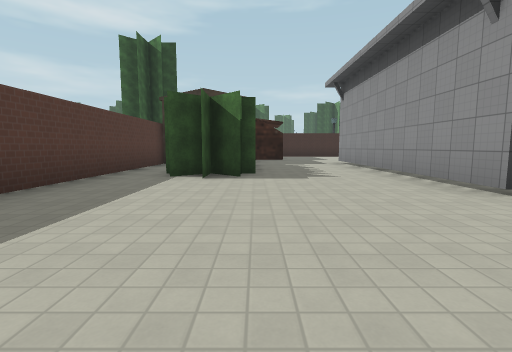
[1] (above)

14 first-person views from a walk through a 3-D level made in the Godot game engine. The camera is 1.3 m above the floor, tilts 6° down and sees 85° across. The floor is counted in squares, 2.59 m on a side. Each view is taken from the middle of a square. On the plan, view 1 faces up. The plan holds only what a view shows up to about 9 squares ahead; the rest is blank. The place goes on beyond the plan. Flat picture figures and markers are left out. Some surface patterns are stand-ins.

[2]
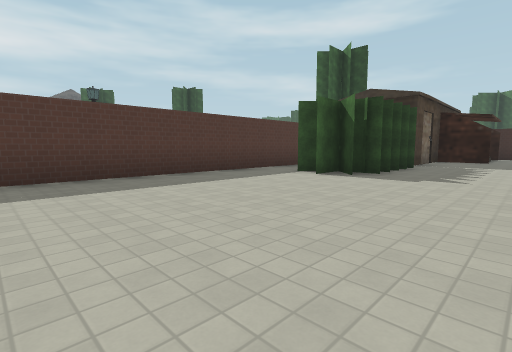

[3]
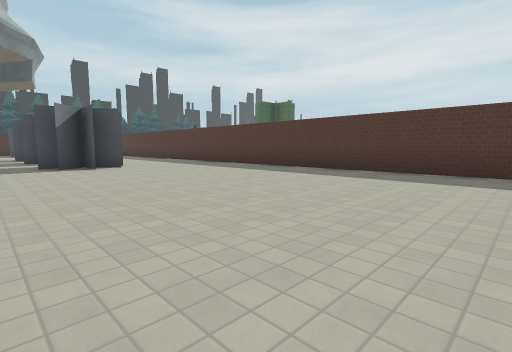

[4]
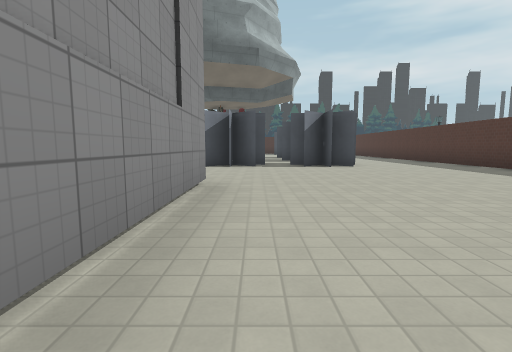

[5]
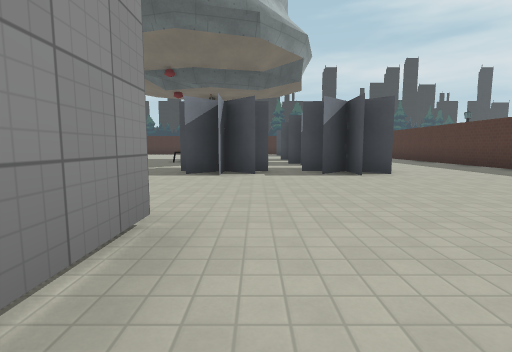

[6]
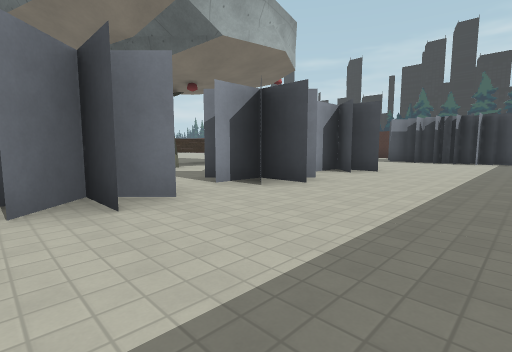

[7]
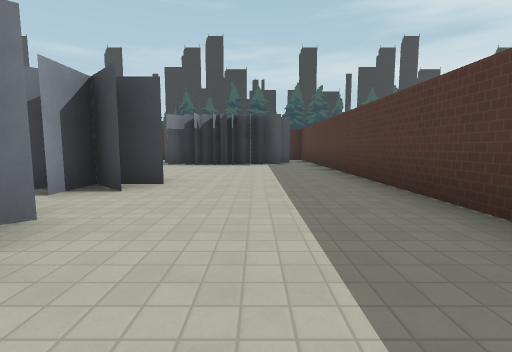

[8]
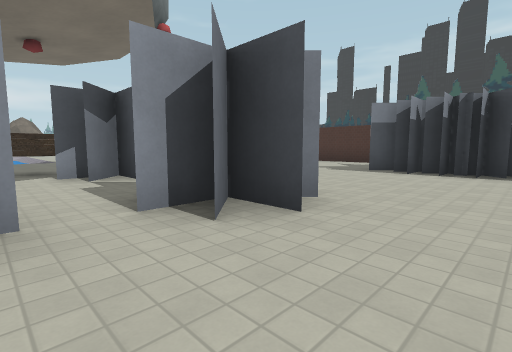

[9]
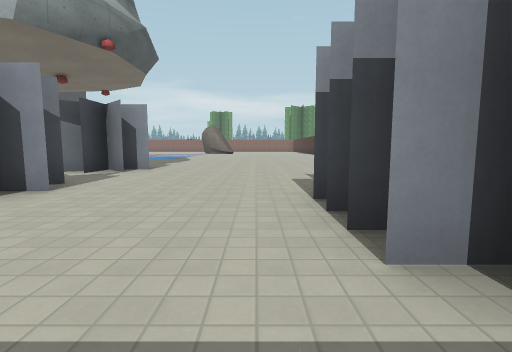

[10]
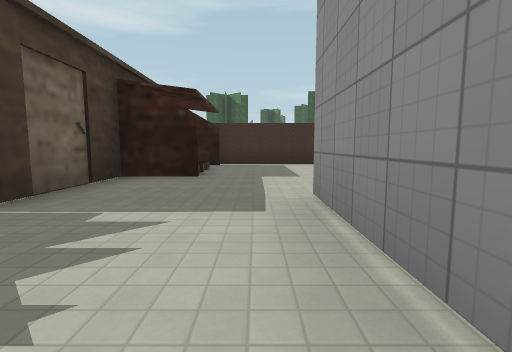

[11]
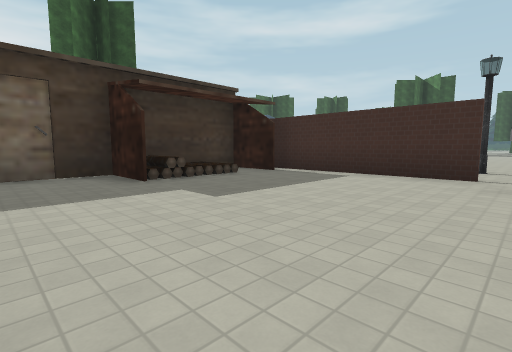

[12]
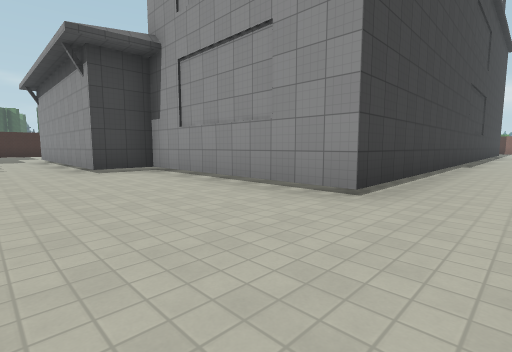

[13]
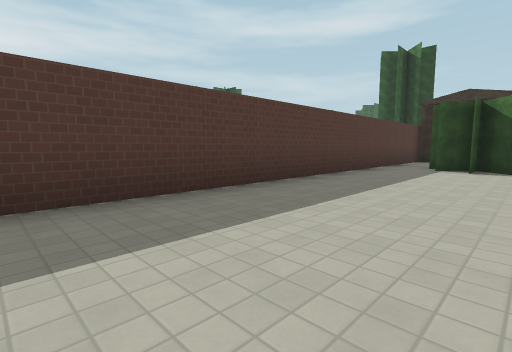

[14]
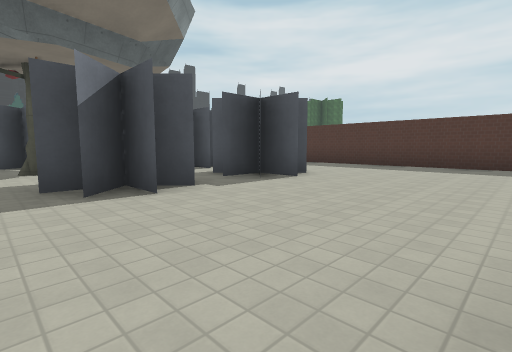

### Floor plan
Points are (right, up) in squares from view 1. A wall is a line through its corners. A room is listed if a view was taken in it or the views show most of it. See-through windows are left out.
Room 1 (views 1, 2, 3, 4, 5, 6, 7, 8, 9, 10, 12, 13, 14)
walls: (1.1, -4.8) (1.1, -5.7) (1.8, -5.1); (0.5, -5.1) (1.1, -5.7); (2.9, -5) (3.6, -5.7) (4.3, -5.1); (1.1, -5.8) (0.4, -5.1); (0.1, -5.7) (2.1, -5.7); (3.6, -4.8) (3.6, -5.7); (0.4, -6.5) (0.9, -5.9); (3.7, -5.8) (3.7, -4.9); (4.1, -5.7) (4.6, -5.7); (5.5, -1.8) (3.7, -1.8) (3.7, 2.8) (2.5, 2.8) (2.5, 8.6); (1.6, -8.2) (2.1, -8.2); (0.1, -8.2) (1.1, -8.2) (1.1, -7.2); (1.1, -10.7) (1.1, -9.8); (0.1, -10.7) (1.1, -10.7) (0.5, -10.1); (4.1, -10.8) (3.4, -10); (1.1, -11.8) (1.1, -10.8); (4.1, -11.8) (4.1, -10.8) (3.2, -10.8); (-2.2, 8.2) (-2.7, 8.2) (-2.7, -15.5); (-0.4, -14.7) (0.1, -15.2) (0.5, -14.9); (-1.2, -14.9) (-0.6, -15.5); (-1.8, -14.9) (-1.1, -15.5); (-0.4, -15.2) (-0.4, -14.7); (-0.9, -15.2) (-0.9, -14.7) (-0.4, -15.2) (0, -14.9); (1, -15.4) (1.5, -14.8); (-0.3, 10.2) (-0.3, 8.1)
low walls: (0.9, 11.1) (0.5, 11.1)
ways out: opening at (2, 9.3) to room 2; opening at (1.5, -7); opening at (3, -11); opening at (5, -5.5)
objects: bush (-1, 5); bush (-1, 6); bush (-1, 7) to (0, 7); bush (0, 5); bush (0, 6); other object (0, 11); other object (5, -10) to (5, -9)
Room 2 (view 11)
walls: (4.5, 14.1) (1.5, 14.1)
low walls: (0.9, 12.5) (0.9, 11.1)
ways out: opening at (2, 9.3) to room 1; opening at (1, 13); opening at (5, 14)
objects: other object (5, 13)

Where each view was taken, in squares from view 1:
view 1: 0 up, 0 right, facing up
view 2: 0 up, 2 right, facing up-left
view 3: 2 up, 3 right, facing down-left
view 4: 2 up, 3 right, facing down
view 5: 0 up, 3 right, facing down
view 6: 5 down, 2 left, facing down-right
view 7: 7 down, 1 left, facing down
view 8: 9 down, 1 left, facing down-right
view 9: 14 down, 2 left, facing right
view 10: 6 up, 2 right, facing up
view 11: 9 up, 5 right, facing up-left
view 12: 3 down, 1 right, facing up-right
view 13: 2 down, 0 right, facing up-left
view 14: 2 down, 5 right, facing down-left
